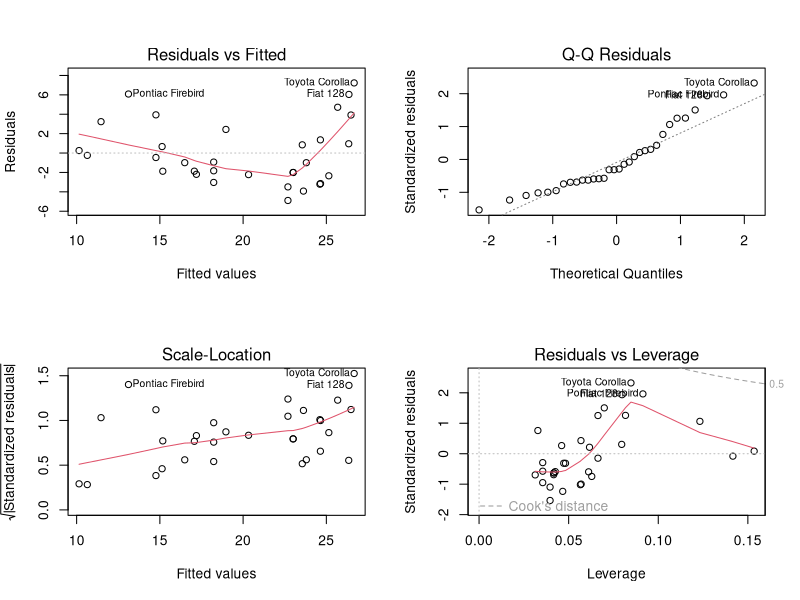
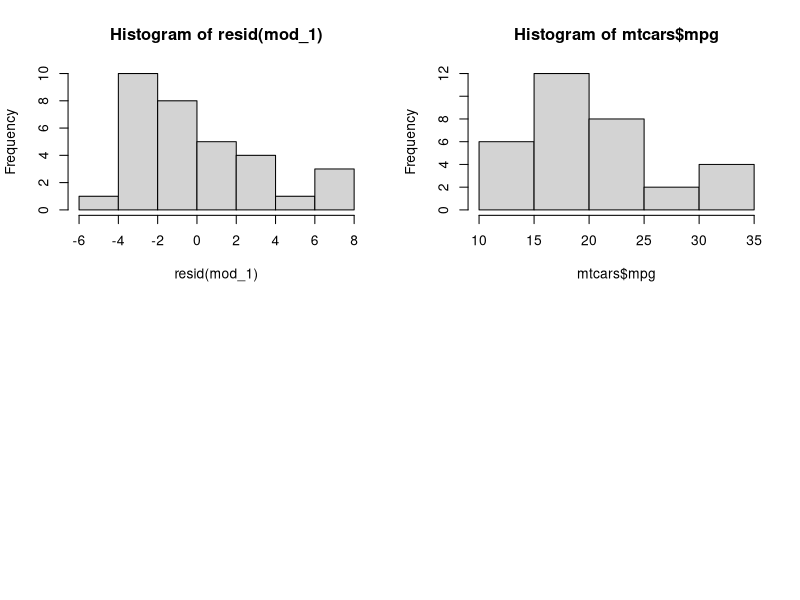
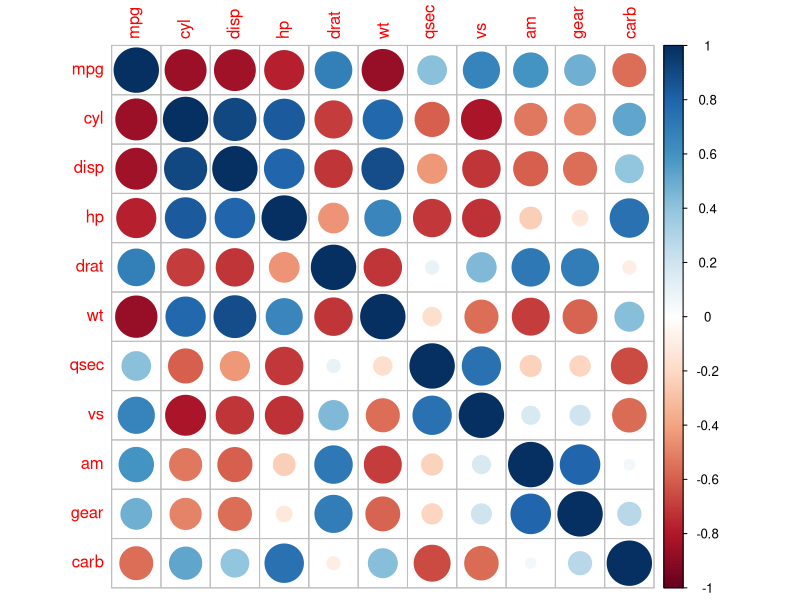
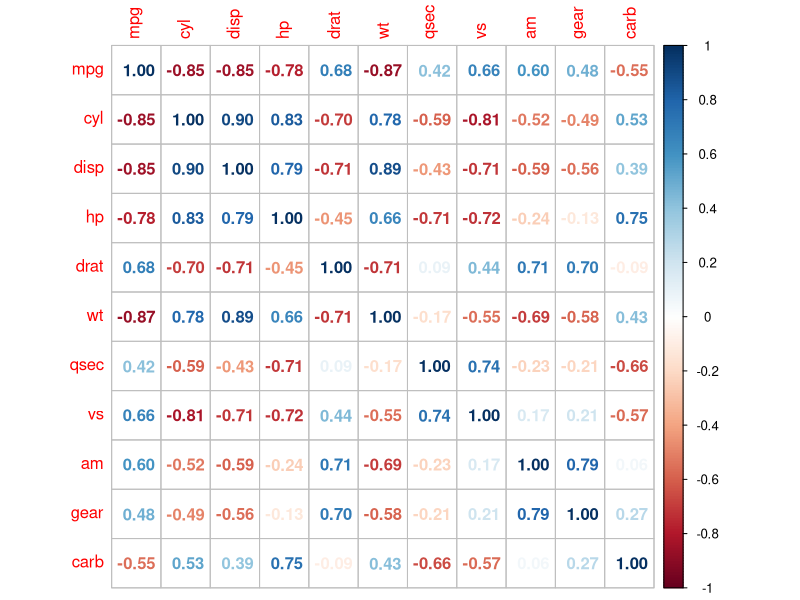
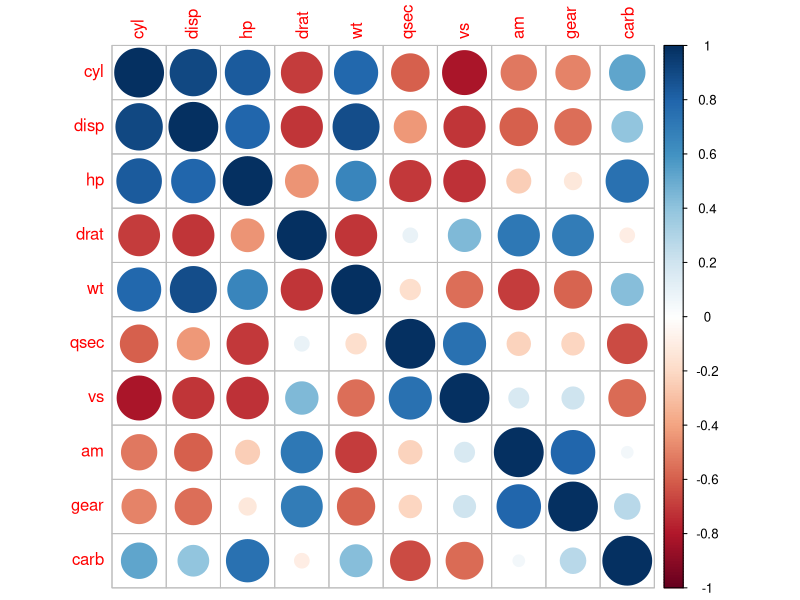
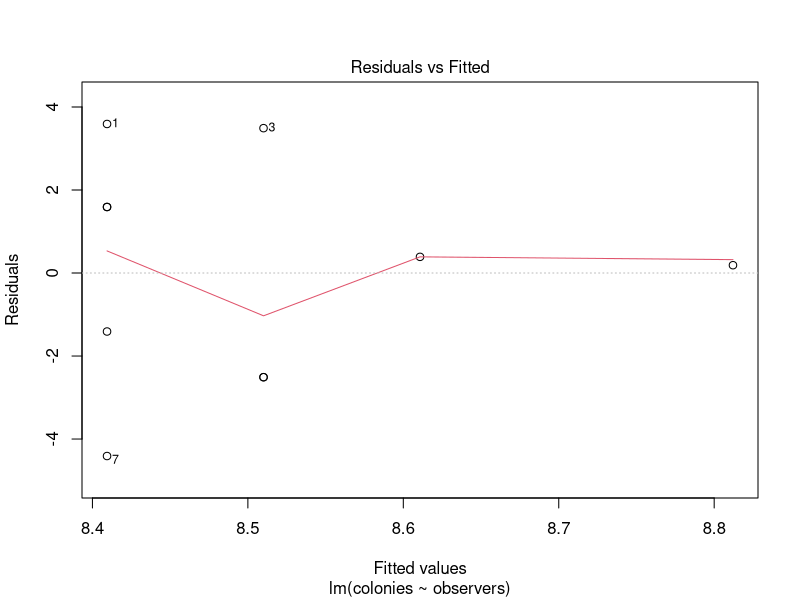
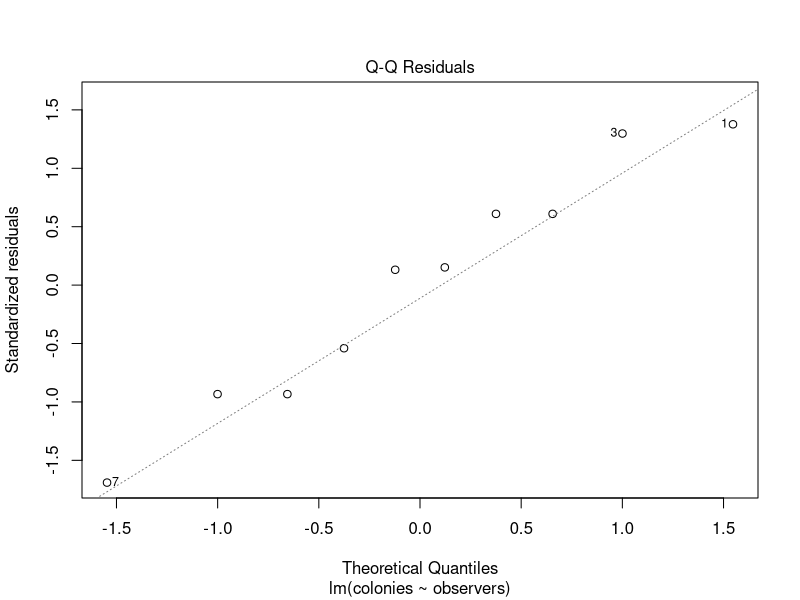
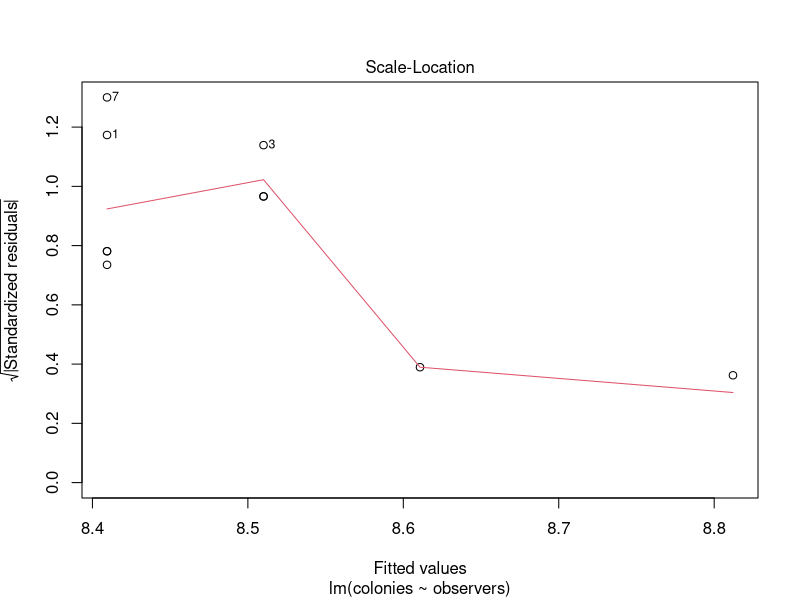

The R source for these figures, in order: (Note: this script raises an error after producing the figures.)
rm(list=ls())

##linear models lecture##
##week 6###

###some data###
forest <- c(9, 6, 4, 6, 7, 10)
field  <- c(12, 9, 12, 10)
ants <- data.frame(
  place=rep(c("field","forest"),
            c(length(field), length(forest))),
  colonies=c(field,forest),
  observers=c(1,3,2,1,5,2,1,2,1,1)
)

## One-parameter variables
head(ants)

l1 <- lm(colonies~observers, data = ants)
lm(colonies~observers, data = ants)
summary(l1)
#[now write out equations]
# y (number of colonies) = ax +b
# y (number of colonies) = 0.1007x + 8.3087


##Diagnostic plots
## Diagnostic plots in code...

head(mtcars)

par(mfrow=c(2,2))  # set 2 rows and 2 column plot layout
#what is the influence of displacement on MPG?
mod_1 <- lm(mpg ~ disp, data=mtcars)  # linear model
plot(mod_1)

hist(resid(mod_1))
shapiro.test(resid(mod_1))
#null hypothesis is that the sample comes from a normally distributed population
#p < 0.05 is not normal
hist(mtcars$mpg)

## Correlation plots
##examine collinearity among variables
##which pairs are correlated?
dev.off()
library(car)
mod2 <- lm(mpg ~ ., data=mtcars)
summary(mod2)
#this says mpg by all vars

library(corrplot)
## corrplot 0.84 loaded
M <- cor(mtcars)#correlation matrix
corrplot(M, method = "circle")
corrplot(M, method = "number")
corrplot(cor(mtcars[, -1])) #give me everything but what is being predicted (mpg)
#be careful with vars that are dark blue and dark red
#=> Interpreted from plot.
#=> Correlated pairs: 
#=> - disp, cyl, hp, wt
#=> - gear, am
#=> - hp, carb
#- dark blue = bad
#One way to measure multicollinearity is the variance inflation factor (VIF), 
#assesses how much the variance of an estimated regression coefficient increases if your predictors are correlated. 
#If no factors are correlated, the VIFs will all be 1
#> 8-10 is cause for concern (sometimes ppl say even lower) 
vif(mod2)
#this tells us that some of the predictors are highly correlated with some other things in the model
#cyl and disp are really bad
#which ones? 
M <- cor(mtcars)
M
#which one to remove is both scientific and practical
dev.off()

## Basic tools
l2 <- lm(colonies~observers, data = ants)
summary(l2)
plot(l2)

#coefplot(l2)

## Multiple comparisons

#create a dataset with 3 places - forest, field, playground
forest <- c(9, 6, 4, 6, 7, 10)
field  <- c(12, 9, 12, 10)
playground <- c(1,0,3,2,1)
ants <- data.frame(
  place=rep(c("field","forest","playground"),
            c(length(field), length(forest),length(playground))),
  colonies=c(field,forest,playground)
)

ants

##check car package##Anova###
l2 = aov(colonies~place, data = ants);
summary(l2)
#aov fits an lm, but the main diff is the way summary prints out
#this type of summary output is a more traditional way of displaying results
#of an ANOVA; it doesn't tell us about differences between each parameter
#just the overall effect of the variable 'place'
l2 = lm(colonies~place, data = ants)
l2 #this is not very useful
summary(l2) #this is our bread and butter output
#but it is giving us the comparison to field only!
#it is telling how forest and playround differ from field
#forest has -3.75 ant colonies on average less than field (we know this from permutations)
#playground has - 9.35 fewer ant colonies than field
#this does not tell us about the difference between forest and playground
#although we can guestimate basedon the standard errors
anova(l2)
#we can get the overall variable level effect
#using 'anova()' on our model object gives the same output as 'aov'

l2 = aov(colonies~place, data = ants);summary(l2)
TukeyHSD(l2)
#this will give us all the differences from eachother
#with a Tukey p-value adjustment
#it only works on aov objects

library(multcomp)
ga = glht(l2, linfct = mcp(place = "Tukey"))
summary(ga)
#this package gives us another way of analyzing this

## Plotting
summary(l2)
yhats=predict(l2,interval = "confidence")
#note this gives a value for each value of your existing dataset
?predict.lm
#can specificy newdata frame to predict - will go through in detail
dat.new=expand.grid(place=c("playground","field","forest"))
#dat.new=data.frame(observers=seq(1:10))

yhats=predict(l2,newdata=dat.new,interval = "confidence")

##ggplot2##
head(mtcars)
library(ggplot2)
r=ggplot(data=mtcars, aes(x=wt, y=mpg))+ 
  geom_point()+
  stat_smooth(method = "lm")+
  theme_bw() + 
  theme(axis.title=element_text(size=20),axis.text=element_text(size=10),panel.grid = element_blank(), axis.line=element_line(),legend.position="top",legend.title=element_blank())
print(r)

#if you are running an anova - e.g. you have categories - you'll want:
#stat_summary(fun="mean", colour = "red", size = 1)+
  
r=ggplot(data=ants, aes(x=place, y=colonies))+ 
  geom_point()+
  stat_summary(fun.data = "mean_se", colour="red", size=1)+ 
  #these are the means and SEs- should be similar to anova output
  #for non-parametric bootstrapped confidence limits instead:
  #stat_summary(fun.data = "mean_cl_boot", colour="red", size=1)+ 
  #bootstrapping means to sample randomly, but replace the values
  #e.g. put them back in the jar
  theme_bw() + 
  theme(axis.title=element_text(size=20),axis.text=element_text(size=10),panel.grid = element_blank(), axis.line=element_line(),legend.position="top",legend.title=element_blank())
print(r)
